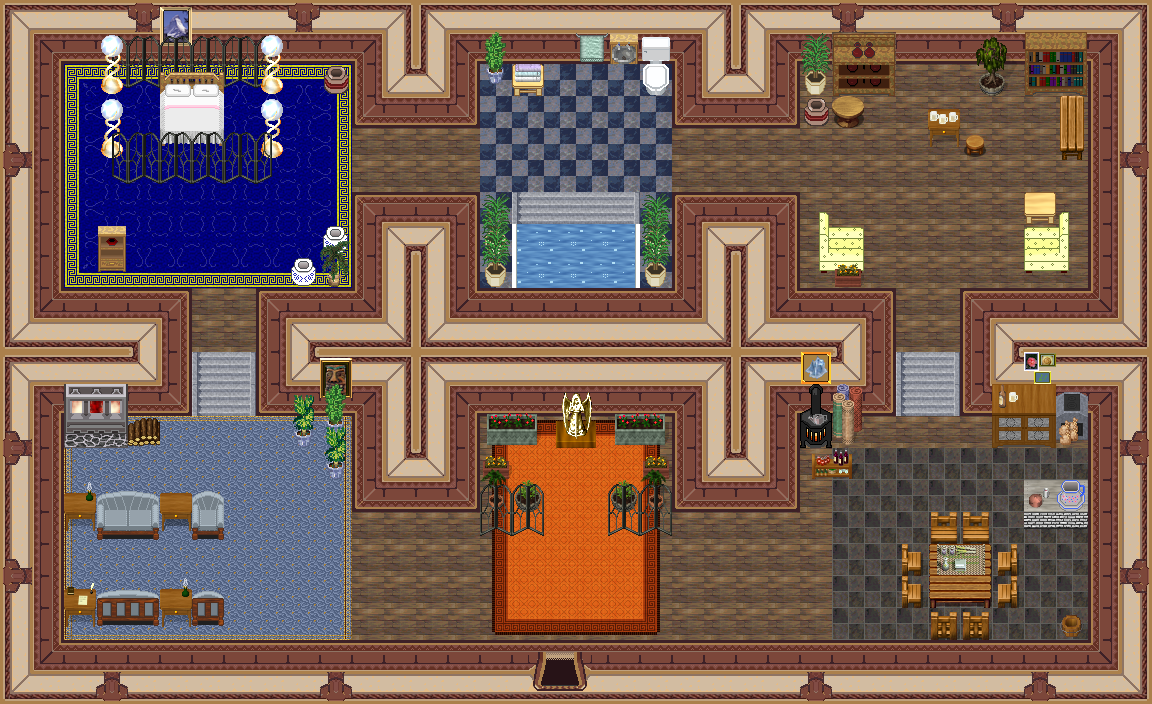

Below is a game level as drawn by its tile map, then a one-line description and the .tmx that defines it (tile-layer data replaced by summaries):
An orthogonal 36x22 tile map with 32x32 px tiles, 5 tile layers (0_floor, 1_terrain, 2_object, 3_roof, ...), 3 hidden layers not drawn, 48 tilesets.

<map version="1.0" tiledversion="1.1.3" orientation="orthogonal" renderorder="right-down" width="36" height="22" tilewidth="32" tileheight="32" infinite="0" nextobjectid="1">
 <tileset firstgid="1" name="wall red" tilewidth="32" tileheight="32" tilecount="16" columns="4">
  <image source="../../tileset/building/wall/int_wall_dark_red.png" width="128" height="128" />
 </tileset>
 <tileset firstgid="17" name="int red wall" tilewidth="32" tileheight="32" tilecount="16" columns="4">
  <image source="../../tileset/building/wall/int_wall_dark_red_corners.png" width="128" height="128" />
 </tileset>
 <tileset firstgid="33" name="int red wall corners" tilewidth="32" tileheight="32" tilecount="8" columns="2">
  <image source="../../tileset/building/wall/int_wall_dark_red_corners_2.png" width="64" height="128" />
 </tileset>
 <tileset firstgid="41" name="dark red ns" tilewidth="32" tileheight="32" tilecount="12" columns="3">
  <image source="../../tileset/building/entrance/dark_red_ns.png" width="96" height="128" />
 </tileset>
 <tileset firstgid="53" name="pot oriental jar" tilewidth="32" tileheight="32" tilecount="1" columns="1">
  <image source="../../tileset/item/pot/oriental_jar.png" width="32" height="32" />
 </tileset>
 <tileset firstgid="54" name="pot burgundy" tilewidth="32" tileheight="32" tilecount="1" columns="1">
  <image source="../../tileset/item/pot/pot_burgundy.png" width="32" height="32" />
 </tileset>
 <tileset firstgid="55" name="dishes" tilewidth="32" tileheight="32" tilecount="6" columns="2">
  <image source="../../tileset/furniture/crockery/dishes.png" width="64" height="96" />
 </tileset>
 <tileset firstgid="61" name="pie safe" tilewidth="32" tileheight="32" tilecount="4" columns="2">
  <image source="../../tileset/furniture/kitchen/pie_safe.png" width="64" height="64" />
 </tileset>
 <tileset firstgid="65" name="bench ns" tilewidth="32" tileheight="32" tilecount="3" columns="1">
  <image source="../../tileset/furniture/table/long_front_on.png" width="32" height="96" />
 </tileset>
 <tileset firstgid="68" name="stairs blue stone" tilewidth="32" tileheight="32" tilecount="3" columns="3">
  <image source="../../tileset/building/stairs/blue_stone.png" width="96" height="32" />
 </tileset>
 <tileset firstgid="71" name="shelfs" tilewidth="32" tileheight="32" tilecount="12" columns="3">
  <image source="../../tileset/furniture/shelve/pale_book_bottle_shelf.png" width="96" height="128" />
 </tileset>
 <tileset firstgid="83" name="table wooden rectangular" tilewidth="32" tileheight="32" tilecount="9" columns="3">
  <image source="../../tileset/furniture/table/wooden_rectangular.png" width="96" height="96" />
 </tileset>
 <tileset firstgid="92" name="table square pale" tilewidth="32" tileheight="32" tilecount="1" columns="1">
  <image source="../../tileset/furniture/table/square_pale.png" width="32" height="32" />
 </tileset>
 <tileset firstgid="93" name="table with hob pale" tilewidth="32" tileheight="32" tilecount="3" columns="3">
  <image source="../../tileset/furniture/table/table_with_hob_pale.png" width="96" height="32" />
 </tileset>
 <tileset firstgid="96" name="oriental plant" tilewidth="32" tileheight="32" tilecount="2" columns="1">
  <image source="../../tileset/plant/indoor/oriental_plant.png" width="32" height="64" />
 </tileset>
 <tileset firstgid="98" name="plant pot 1" tilewidth="32" tileheight="32" tilecount="12" columns="6">
  <image source="../../tileset/plant/indoor/pot_plant_1.png" width="192" height="64" />
 </tileset>
 <tileset firstgid="110" name="collision" tilewidth="32" tileheight="32" tilecount="1" columns="1">
  <image source="../../tileset/logic/collision.png" width="32" height="32" />
 </tileset>
 <tileset firstgid="111" name="gate fancy" tilewidth="32" tileheight="32" tilecount="6" columns="3">
  <image source="../../tileset/building/decoration/fancy_gate.png" width="96" height="64" />
 </tileset>
 <tileset firstgid="117" name="furnace green" tilewidth="32" tileheight="32" tilecount="4" columns="2">
  <image source="../../tileset/building/decoration/furnace.png" width="64" height="64" />
 </tileset>
 <tileset firstgid="121" name="fire" tilewidth="32" tileheight="32" tilecount="27" columns="3">
  <image source="../../tileset/ground/fire/fire.png" width="96" height="288" />
 </tileset>
 <tileset firstgid="148" name="flames" tilewidth="32" tileheight="32" tilecount="6" columns="6">
  <image source="../../tileset/furniture/light/flames.png" width="192" height="32" />
 </tileset>
 <tileset firstgid="154" name="towels" tilewidth="32" tileheight="32" tilecount="6" columns="6">
  <image source="../../tileset/item/textile/towels.png" width="192" height="32" />
 </tileset>
 <tileset firstgid="160" name="walls siding" tilewidth="32" tileheight="32" tilecount="16" columns="4">
  <image source="../../tileset/building/wall/walls_siding.png" width="128" height="128" />
 </tileset>
 <tileset firstgid="176" name="warmer" tilewidth="32" tileheight="32" tilecount="2" columns="1">
  <image source="../../tileset/furniture/kitchen/warmer.png" width="32" height="64" />
 </tileset>
 <tileset firstgid="178" name="barrel" tilewidth="32" tileheight="32" tilecount="2" columns="1">
  <image source="../../tileset/item/pot/barrel.png" width="32" height="64" />
 </tileset>
 <tileset firstgid="180" name="table wooden" tilewidth="32" tileheight="32" tilecount="1" columns="1">
  <image source="../../tileset/furniture/table/wooden.png" width="32" height="32" />
 </tileset>
 <tileset firstgid="181" name="chair wooden" tilewidth="32" tileheight="32" tilecount="5" columns="5">
  <image source="../../tileset/furniture/chair/wooden.png" width="160" height="32" />
 </tileset>
 <tileset firstgid="186" name="shelfs 3" tilewidth="32" tileheight="32" tilecount="6" columns="3">
  <image source="../../tileset/furniture/shelve/bright_bookshelf_and_cupboard.png" width="96" height="64" />
 </tileset>
 <tileset firstgid="192" name="armchair cream" tilewidth="32" tileheight="32" tilecount="12" columns="4">
  <image source="../../tileset/furniture/chair/armchair_cream.png" width="128" height="96" />
 </tileset>
 <tileset firstgid="204" name="sofa chair blue" tilewidth="32" tileheight="32" tilecount="12" columns="3">
  <image source="../../tileset/furniture/chair/sofa_chair_blue.png" width="96" height="128" />
 </tileset>
 <tileset firstgid="216" name="oil paintings" tilewidth="32" tileheight="32" tilecount="16" columns="4">
  <image source="../../tileset/furniture/picture/oil_paintings.png" width="128" height="128" />
 </tileset>
 <tileset firstgid="232" name="floor tiles" tilewidth="32" tileheight="32" tilecount="9" columns="3">
  <image source="../../tileset/ground/indoor/floor_tiles.png" width="96" height="96" />
 </tileset>
 <tileset firstgid="241" name="royal blue" tilewidth="32" tileheight="32" tilecount="9" columns="3">
  <image source="../../tileset/furniture/carpet/royalblue.png" width="96" height="96" />
 </tileset>
 <tileset firstgid="250" name="bathroom basin" tilewidth="32" tileheight="32" tilecount="3" columns="3">
  <image source="../../tileset/furniture/bathroom/basin.png" width="96" height="32" />
 </tileset>
 <tileset firstgid="253" name="bathroom toilet" tilewidth="32" tileheight="32" tilecount="6" columns="3">
  <image source="../../tileset/furniture/bathroom/toilet.png" width="96" height="64" />
 </tileset>
 <tileset firstgid="259" name="bottles and cups" tilewidth="32" tileheight="32" tilecount="16" columns="4">
  <image source="../../tileset/item/drink/bottles_and_cups.png" width="128" height="128" />
 </tileset>
 <tileset firstgid="275" name="blankets" tilewidth="32" tileheight="32" tilecount="12" columns="3">
  <image source="../../tileset/item/textile/blankets.png" width="96" height="128" />
 </tileset>
 <tileset firstgid="287" name="desk" tilewidth="32" tileheight="32" tilecount="4" columns="2">
  <image source="../../tileset/furniture/table/desk.png" width="64" height="64" />
 </tileset>
 <tileset firstgid="291" name="household items" tilewidth="32" tileheight="32" tilecount="16" columns="4">
  <image source="../../tileset/item/household/food_preparation.png" width="128" height="128" />
 </tileset>
 <tileset firstgid="307" name="planted container" tilewidth="32" tileheight="32" tilecount="16" columns="4">
  <image source="../../tileset/plant/flower/planted_containers.png" width="128" height="128" />
 </tileset>
 <tileset firstgid="323" name="goddess icon" tilewidth="32" tileheight="32" tilecount="4" columns="2">
  <image source="../../tileset/item/statue/goddess_icon.png" width="64" height="64" />
 </tileset>
 <tileset firstgid="327" name="weird lamp" tilewidth="32" tileheight="32" tilecount="12" columns="6">
  <image source="../../tileset/furniture/light/weird_lamp.png" width="192" height="64" />
 </tileset>
 <tileset firstgid="339" name="bubbles" tilewidth="32" tileheight="32" tilecount="32" columns="8">
  <image source="../../tileset/ground/water/water_bubbles.png" width="256" height="128" />
 </tileset>
 <tileset firstgid="371" name="brick base" tilewidth="32" tileheight="32" tilecount="3" columns="3">
  <image source="../../tileset/furniture/table/brick_base.png" width="96" height="32" />
 </tileset>
 <tileset firstgid="374" name="rug" tilewidth="32" tileheight="32" tilecount="9" columns="3">
  <image source="../../tileset/furniture/carpet/orange.png" width="96" height="96" />
 </tileset>
 <tileset firstgid="383" name="rug border" tilewidth="32" tileheight="32" tilecount="9" columns="3">
  <image source="../../tileset/furniture/carpet/rug_border.png" width="96" height="96" />
 </tileset>
 <tileset firstgid="392" name="double_white_pink" tilewidth="32" tileheight="32" tilecount="18" columns="6">
  <image source="../../tileset/furniture/bed/double_white_pink.png" width="192" height="96" />
 </tileset>
 <tileset firstgid="410" name="item/firewood" tilewidth="32" tileheight="32" tilecount="12" columns="3">
  <image source="../../tileset/item/firewood.png" width="96" height="128" />
 </tileset>
 <layer name="0_floor" width="36" height="22">
  <data>[792 cells, 792 non-empty, 21 distinct tile ids]</data>
 </layer>
 <layer name="1_terrain" width="36" height="22">
  <data>[792 cells, 540 non-empty, 103 distinct tile ids]</data>
 </layer>
 <layer name="2_object" width="36" height="22">
  <data>[792 cells, 97 non-empty, 75 distinct tile ids]</data>
 </layer>
 <layer name="3_roof" width="36" height="22">
  <data>[792 cells, 49 non-empty, 28 distinct tile ids]</data>
 </layer>
 <layer name="4_roof_add" width="36" height="22">
  <data>[792 cells, 2 non-empty, 2 distinct tile ids]</data>
 </layer>
 <layer name="objects" width="36" height="22" visible="0">
  <data>[792 cells, 0 non-empty, 0 distinct tile ids]</data>
 </layer>
 <layer name="collision" width="36" height="22" visible="0" opacity="0.35">
  <data>[792 cells, 484 non-empty, 1 distinct tile ids]</data>
 </layer>
 <layer name="protection" width="36" height="22" visible="0">
  <data>[792 cells, 0 non-empty, 0 distinct tile ids]</data>
 </layer>
</map>
